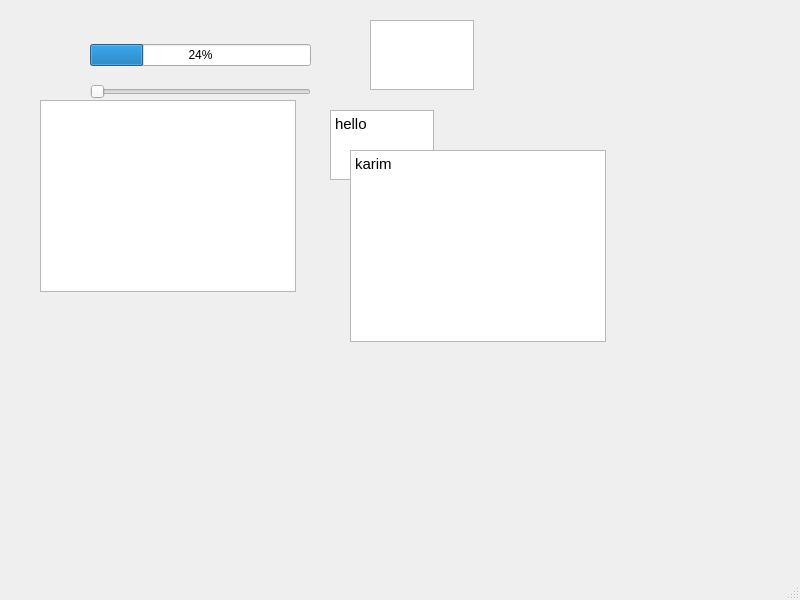
<?xml version="1.0" encoding="UTF-8"?>
<ui version="4.0">
 <class>MainWindow</class>
 <widget class="QMainWindow" name="MainWindow">
  <property name="geometry">
   <rect>
    <x>0</x>
    <y>0</y>
    <width>800</width>
    <height>600</height>
   </rect>
  </property>
  <property name="windowTitle">
   <string>MainWindow</string>
  </property>
  <widget class="QWidget" name="centralwidget">
   <widget class="QTextEdit" name="textEdit">
    <property name="geometry">
     <rect>
      <x>330</x>
      <y>110</y>
      <width>104</width>
      <height>70</height>
     </rect>
    </property>
    <property name="html">
     <string>&lt;!DOCTYPE HTML PUBLIC &quot;-//W3C//DTD HTML 4.0//EN&quot; &quot;http://www.w3.org/TR/REC-html40/strict.dtd&quot;&gt;
&lt;html&gt;&lt;head&gt;&lt;meta name=&quot;qrichtext&quot; content=&quot;1&quot; /&gt;&lt;meta charset=&quot;utf-8&quot; /&gt;&lt;style type=&quot;text/css&quot;&gt;
p, li { white-space: pre-wrap; }
&lt;/style&gt;&lt;/head&gt;&lt;body style=&quot; font-family:'Ubuntu'; font-size:11pt; font-weight:400; font-style:normal;&quot;&gt;
&lt;p style=&quot; margin-top:0px; margin-bottom:0px; margin-left:0px; margin-right:0px; -qt-block-indent:0; text-indent:0px;&quot;&gt;hello&lt;/p&gt;
&lt;p style=&quot;-qt-paragraph-type:empty; margin-top:0px; margin-bottom:0px; margin-left:0px; margin-right:0px; -qt-block-indent:0; text-indent:0px;&quot;&gt;&lt;br /&gt;&lt;/p&gt;&lt;/body&gt;&lt;/html&gt;</string>
    </property>
   </widget>
   <widget class="QPlainTextEdit" name="plainTextEdit">
    <property name="geometry">
     <rect>
      <x>370</x>
      <y>20</y>
      <width>104</width>
      <height>70</height>
     </rect>
    </property>
   </widget>
   <widget class="QTextBrowser" name="textBrowser">
    <property name="geometry">
     <rect>
      <x>40</x>
      <y>100</y>
      <width>256</width>
      <height>192</height>
     </rect>
    </property>
   </widget>
   <widget class="QWidget" name="layoutWidget">
    <property name="geometry">
     <rect>
      <x>90</x>
      <y>32</y>
      <width>221</width>
      <height>81</height>
     </rect>
    </property>
    <layout class="QVBoxLayout" name="verticalLayout">
     <item>
      <widget class="QProgressBar" name="progressBar">
       <property name="value">
        <number>24</number>
       </property>
      </widget>
     </item>
     <item>
      <widget class="QSlider" name="horizontalSlider">
       <property name="orientation">
        <enum>Qt::Horizontal</enum>
       </property>
      </widget>
     </item>
    </layout>
   </widget>
   <widget class="QTextBrowser" name="textBrowser_2">
    <property name="geometry">
     <rect>
      <x>350</x>
      <y>150</y>
      <width>256</width>
      <height>192</height>
     </rect>
    </property>
    <property name="html">
     <string>&lt;!DOCTYPE HTML PUBLIC &quot;-//W3C//DTD HTML 4.0//EN&quot; &quot;http://www.w3.org/TR/REC-html40/strict.dtd&quot;&gt;
&lt;html&gt;&lt;head&gt;&lt;meta name=&quot;qrichtext&quot; content=&quot;1&quot; /&gt;&lt;meta charset=&quot;utf-8&quot; /&gt;&lt;style type=&quot;text/css&quot;&gt;
p, li { white-space: pre-wrap; }
&lt;/style&gt;&lt;/head&gt;&lt;body style=&quot; font-family:'Ubuntu'; font-size:11pt; font-weight:400; font-style:normal;&quot;&gt;
&lt;p style=&quot; margin-top:0px; margin-bottom:0px; margin-left:0px; margin-right:0px; -qt-block-indent:0; text-indent:0px;&quot;&gt;karim&lt;/p&gt;&lt;/body&gt;&lt;/html&gt;</string>
    </property>
   </widget>
  </widget>
  <widget class="QMenuBar" name="menubar">
   <property name="geometry">
    <rect>
     <x>0</x>
     <y>0</y>
     <width>800</width>
     <height>22</height>
    </rect>
   </property>
  </widget>
  <widget class="QStatusBar" name="statusbar"/>
 </widget>
 <resources/>
 <connections/>
</ui>
